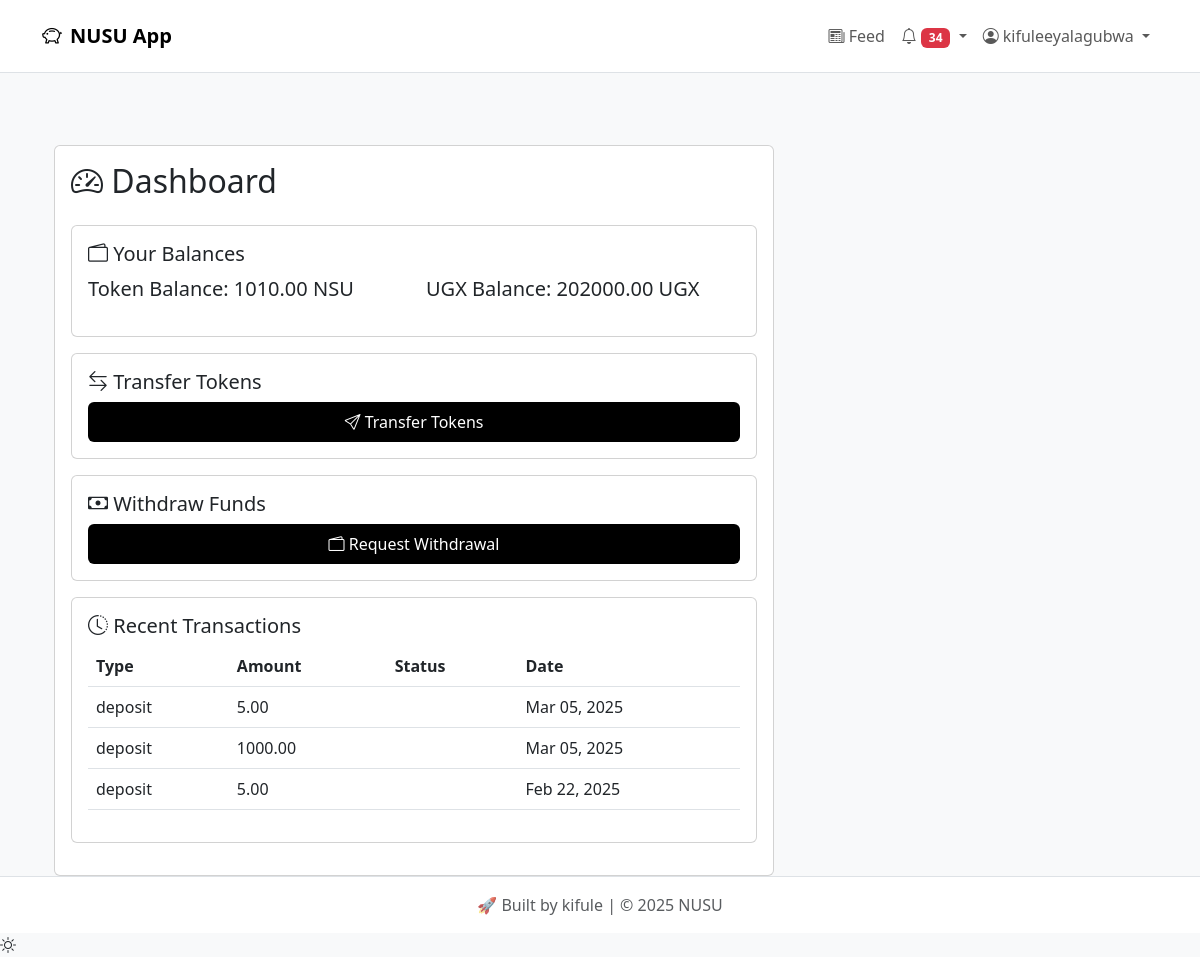
Page /users/dashboard/ (signed in) on the committed database.
### users/models.py (models this page shows, shortened)
class CustomUser(AbstractUser):
    is_agent = models.BooleanField(default=False)
    is_verified = models.BooleanField(default=False)

class UserProfile(models.Model):
    user = models.OneToOneField(CustomUser, on_delete=models.CASCADE)
    token_balance = models.DecimalField(max_digits=12, decimal_places=2, default=0)
    profile_picture = models.ImageField(
        upload_to='profile_pics/',
        default='profile_pics/default.png'  # Default profile picture
    )
    bio = models.TextField(blank=True)
    website = models.URLField(blank=True)
    location = models.CharField(max_length=100, blank=True)
    followers = models.ManyToManyField('self', symmetrical=False, blank=True, related_name='following')
    verified = models.BooleanField(default=False)
    ugx_balance = models.DecimalField(max_digits=12, decimal_places=2, default=0)
    BADGE_CHOICES = [
        ('none', 'No Badge'),  # Add 'none' as the default option
        ('bronze', 'Bronze Member'),
        ('silver', 'Silver Member'),
        ('gold', 'Gold Member'),
        ('platinum', 'Platinum Admin')
    ]
    badge = models.CharField(max_length=20, choices=BADGE_CHOICES, default='none')
    days_active = models.PositiveIntegerField(default=0)
    days_deposited = models.PositiveIntegerField(default=0)
    def get_ugx_balance(self):
        from tokens.models import TokenRate
        rate = TokenRate.objects.last()
        if rate:
            return self.token_balance * rate.rate
        return 0  # Or handle this case appropriately

### tokens/models.py (models this page shows, shortened)
class TokenRate(models.Model):
    rate = models.DecimalField(max_digits=10, decimal_places=2)  # 1 Token = $X
    effective_date = models.DateTimeField(auto_now_add=True)
    set_by = models.ForeignKey(CustomUser, on_delete=models.CASCADE)

### transactions/models.py (models this page shows, shortened)
class Transaction(models.Model):
    user = models.ForeignKey(
        User,
        on_delete=models.CASCADE,
        related_name='user_transactions'  # Unique related name
    )
    agent = models.ForeignKey(
        User,
        on_delete=models.SET_NULL,
        null=True,
        blank=True,
        related_name='agent_transactions'  # Unique related name
    )
    amount = models.DecimalField(max_digits=12, decimal_places=2)
    transaction_type = models.CharField(max_length=20, default='withdrawal')
    timestamp = models.DateTimeField(auto_now_add=True)
    hashed_detail = models.CharField(max_length=64, blank=True, null=True)
    previous_hash = models.CharField(max_length=64, blank=True, null=True)

### users/views.py (the view, shortened to what this page needs)
# urls.py: path('dashboard/', views.dashboard, name='dashboard'),
@login_required
def dashboard(request):
    user = request.user
    context = {}
    try:
        profile = user.userprofile
    except UserProfile.DoesNotExist:
        profile = UserProfile.objects.create(user=user)
        profile.profile_picture.save(
            f'{user.username}_profile.png',
            create_default_profile_picture(user.username)
        )
        profile.save()
    current_rate = TokenRate.objects.last().rate if TokenRate.objects.exists() else 3800
    if user.is_superuser:
        context.update({
            'total_users': CustomUser.objects.count(),
            'total_agents': CustomUser.objects.filter(is_agent=True).count(),
            'total_tokens': UserProfile.objects.aggregate(
                total=Sum('token_balance')
            )['total'] or 0,
            'recent_transactions': Transaction.objects.all()[:10],
            'send_tokens_url': reverse('users:send_tokens'),
            'current_rate': current_rate,
        })
    else:
        context.update({
            'profile': user.userprofile,
            'transactions': Transaction.objects.filter(user=user).order_by('-timestamp')[:5],  # Fetch user's transactions
            'token_balance': user.userprofile.token_balance,
            'ugx_balance': user.userprofile.get_ugx_balance(),  # Use dynamic UGX balance
            'request_withdrawal_url': reverse('transactions:request_withdrawal'),  # Updated URL
            'current_rate': current_rate,
        })
    return render(request, 'users/dashboard.html', context)

### core/context_processors.py (called while the page is built)
def notifications(request):
    context = {
        'unread_notifications': [],
        'unread_notifications_count': 0,
        'is_retweeted_by_user': lambda tweet: False  # Default value for anonymous users
    }
    if request.user.is_authenticated:
        context.update({
            'unread_notifications': request.user.notifications.filter(is_read=False).order_by('-created_at')[:5],
            'unread_notifications_count': request.user.notifications.filter(is_read=False).count(),
            'is_retweeted_by_user': lambda tweet: tweet.is_retweeted_by(request.user)  # Add this line
        })
    return context

### templates/users/dashboard.html (shortened to what this page needs)
{% extends 'base.html' %}
{% block content %}
<div class="container mt-4">
    <div class="row">
        <div class="col-md-8">
            <div class="card">
                <div class="card-body">
                    <h2 class="card-title mb-4"><i class="bi bi-speedometer2"></i> Dashboard</h2>
                    <div class="card mb-3">
                        <div class="card-body">
                            <h5><i class="bi bi-wallet2"></i> Your Balances</h5>
                            <div class="row">
                                <div class="col-md-6">
                                    <p class="lead">Token Balance: {{ token_balance }} NSU</p>
                                </div>
                                <div class="col-md-6">
                                    <p class="lead">UGX Balance: {{ profile.get_ugx_balance|floatformat:2 }} UGX</p>
                                </div>
                            </div>
                        </div>
                    </div>
                    {% if not user.is_superuser and not user.is_agent %}
                    <div class="card mb-3">
                        <div class="card-body">
                            <h5><i class="bi bi-arrow-left-right"></i> Transfer Tokens</h5>
                            <div class="d-grid">
                                <a href="{% url 'transactions:transfer_tokens' %}" class="btn btn-dark">
                                    <i class="bi bi-send"></i> Transfer Tokens
                                </a>
                            </div>
                        </div>
                    </div>
                    {% endif %}
                    {% if not user.is_agent and not user.is_superuser %}
                    <div class="card mb-3">
                        <div class="card-body">
                            <h5><i class="bi bi-cash"></i> Withdraw Funds</h5>
                            <div class="d-grid">
                                <a href="{% url 'transactions:request_withdrawal' %}" class="btn btn-dark">
                                    <i class="bi bi-wallet2"></i> Request Withdrawal
                                </a>
                            </div>
                        </div>
                    </div>
                    {% endif %}
                    <div class="card mb-3">
                        <div class="card-body">
                            <h5><i class="bi bi-clock-history"></i> Recent Transactions</h5>
                            <table class="table">
                                <thead>
                                    <tr>
                                        <th>Type</th>
                                        <th>Amount</th>
                                        <th>Status</th>
                                        <th>Date</th>
                                    </tr>
                                </thead>
                                <tbody>
                                    {% for tx in transactions %}
                                    <tr>
                                        <td>{{ tx.transaction_type }}</td>
                                        <td>{{ tx.amount }}</td>
                                        <td>{{ tx.status }}</td>
                                        <td>{{ tx.timestamp|date:"M d, Y" }}</td>
                                    </tr>
                                    {% endfor %}
                                </tbody>
                            </table>
                        </div>
                    </div>
                </div>
            </div>
        </div>
    </div>
</div>
{% endblock %}

### templates/base.html (shortened to what this page needs)
<!DOCTYPE html>
{% load static %}
<html lang="en">
<head>
    <link href="https://cdn.jsdelivr.net/npm/bootstrap@5.3.0/dist/css/bootstrap.min.css" rel="stylesheet">
    <link rel="stylesheet" href="https://cdn.jsdelivr.net/npm/bootstrap-icons@1.11.0/font/bootstrap-icons.css">
    <link rel="stylesheet" href="{% static 'css/style.css' %}">
    <link rel="stylesheet" href="{% static 'css/print.css' %}" media="print">
</head>
<body class="bg-light d-flex flex-column min-vh-100" data-authenticated="{% if user.is_authenticated %}True{% else %}False{% endif %}">
    <header class="border-bottom">
        <nav class="navbar navbar-expand-lg navbar-light bg-white py-3">
            <div class="container">
                <a class="navbar-brand fw-bold" href="{% url 'home' %}">
                    <i class="bi bi-piggy-bank me-2"></i>NUSU App
                </a>
                <div class="collapse navbar-collapse" id="mainNav">
                    <div class="navbar-nav ms-auto">
                        <a class="nav-link" href="{% url 'community:feed' %}">
                            <i class="bi bi-newspaper"></i> Feed
                        </a>
                        {% if user.is_authenticated %}
                            <div class="nav-item dropdown">
                                <a class="nav-link dropdown-toggle" href="#" role="button"
                                   data-bs-toggle="dropdown" aria-expanded="false">
                                    <i class="bi bi-bell"></i>
                                    {% if unread_notifications_count > 0 %}
                                    <span class="badge bg-danger">{{ unread_notifications_count }}</span>
                                    {% endif %}
                                </a>
                            </div>
                            <div class="nav-item dropdown">
                                <a class="nav-link dropdown-toggle" href="#" role="button"
                                   data-bs-toggle="dropdown" aria-expanded="false">
                                    <i class="bi bi-person-circle"></i> {{ user.username }}
                                </a>
                            </div>
                        {% endif %}
                    </div>
                </div>
            </div>
        </nav>
    </header>
    <main class="container mt-5 flex-grow-1">
      <div id="toastContainer" class="toast-container position-fixed bottom-0 end-0 p-3"></div>
        {% block content %}{% endblock %}
    </main>
    <footer class="bg-white border-top py-3 mt-auto">
        <div class="container text-center text-muted">
            <p class="mb-0">🚀 Built by kifule | © 2025 NUSU</p>
        </div>
    </footer>
    <div class="theme-toggle">
      <i id="theme-icon" class="bi bi-sun"></i>
    </div>
</body>
</html>

### static/css/style.css (style rules this page uses)
body.bg-light { background-color: #f8f9fa !important; min-height: 100vh; display: flex; flex-direction: column; }
.container { position: relative; }
.btn-dark { background-color: black; border: none; padding: 0.5rem 1.5rem; }

### rows in the picture
CustomUser: username "kifuleeyalagubwa"
UserProfile: token_balance "1010.00", get_ugx_balance "202000.00"
Transaction: transaction_type "deposit", amount "5.00", timestamp "Mar 05, 2025"
Transaction: transaction_type "deposit", amount "1000.00", timestamp "Mar 05, 2025"
Transaction: transaction_type "deposit", amount "5.00", timestamp "Feb 22, 2025"

### other values in the picture
{{ unread_notifications_count }} "34"
